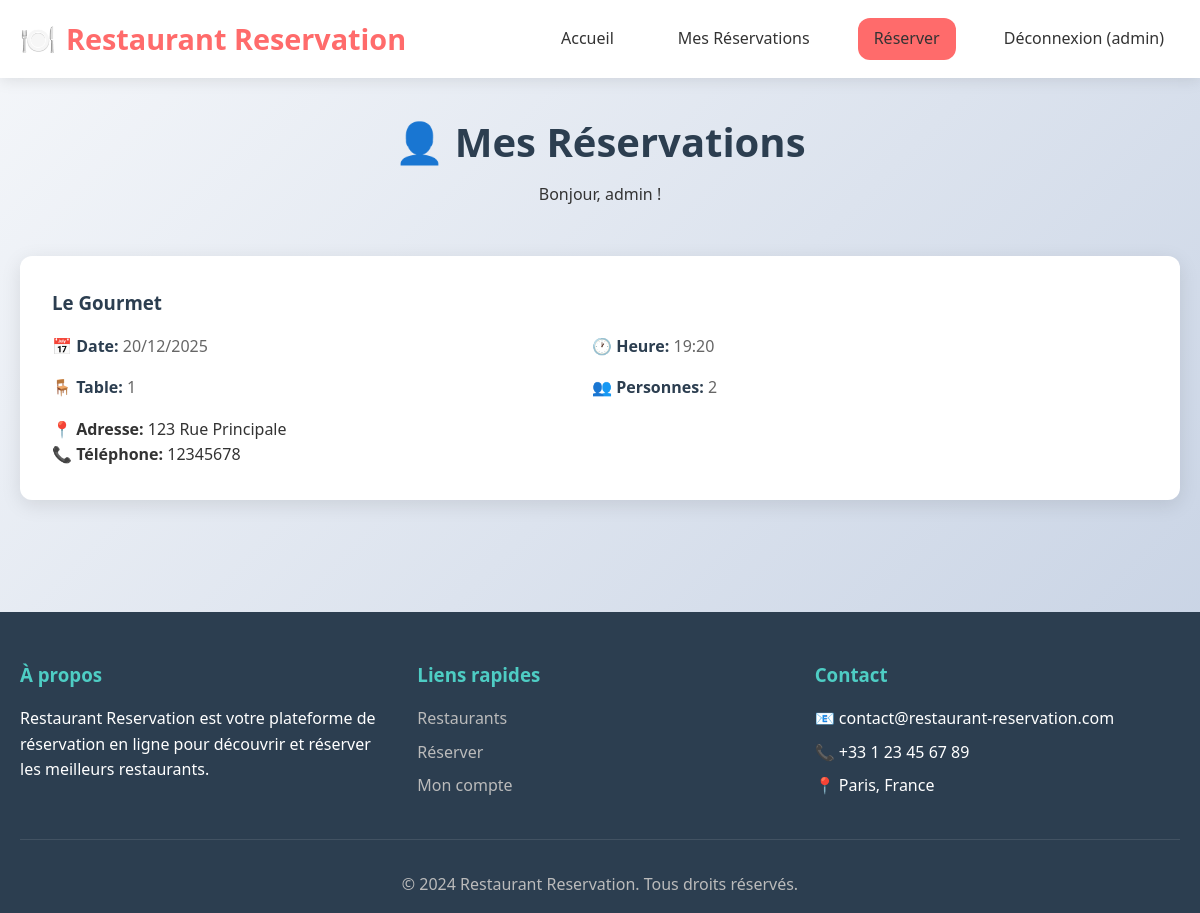
The page /dashboard/ (signed in) on the database its author committed.
### restaurant/models.py (models this page shows, shortened)
class Reservation(models.Model):
    STATUS_CHOICES = [
        ('pending', 'En attente'),
        ('confirmed', 'Confirmée'),
        ('cancelled', 'Annulée'),
        ('completed', 'Terminée'),
    ]
    user = models.ForeignKey(User, on_delete=models.CASCADE, related_name='reservations')
    table = models.ForeignKey(Table, on_delete=models.CASCADE, related_name='reservations')
    date = models.DateField()
    time = models.TimeField()
    status = models.CharField(max_length=20, choices=STATUS_CHOICES, default='pending')
    guests = models.IntegerField(default=2)
    special_requests = models.TextField(blank=True, null=True)
    created_at = models.DateTimeField(default=timezone.now)
    updated_at = models.DateTimeField(auto_now=True)
    class Meta:
        ordering = ['-date', '-time']

class Table(models.Model):
    restaurant = models.ForeignKey(Restaurant, on_delete=models.CASCADE, related_name='tables')
    number = models.IntegerField()
    capacity = models.IntegerField()
    is_available = models.BooleanField(default=True)
    class Meta:
        unique_together = ['restaurant', 'number']
        ordering = ['number']

class Restaurant(models.Model):
    name = models.CharField(max_length=100)
    address = models.CharField(max_length=200)
    phone = models.CharField(max_length=20)
    description = models.TextField(blank=True, null=True)
    image = models.URLField(blank=True, null=True, help_text="URL de l'image du restaurant")
    cuisine_type = models.CharField(max_length=50, blank=True, null=True)
    opening_time = models.TimeField(blank=True, null=True)
    closing_time = models.TimeField(blank=True, null=True)
    rating = models.DecimalField(max_digits=3, decimal_places=1, blank=True, null=True, default=4.5)
    created_at = models.DateTimeField(default=timezone.now)
    class Meta:
        ordering = ['-rating', 'name']

### restaurant/views.py (the view)
# urls.py: path('dashboard/', user_dashboard, name='user_dashboard'),
@login_required(login_url='login')
def user_dashboard(request):
    reservations = Reservation.objects.filter(user=request.user).select_related(
        'table', 'table__restaurant'
    ).order_by('-date', '-time')
    return render(request, 'restaurant/dashboard.html', {
        'reservations': reservations
    })

### restaurant/templates/restaurant/dashboard.html (shortened to what this page needs)
{% extends 'restaurant/base.html' %}
{% block content %}
<section class="dashboard">
    <div class="container">
        <div class="dashboard-header">
            <h1>👤 Mes Réservations</h1>
            <p>Bonjour, {{ user.get_full_name|default:user.username }} !</p>
        </div>
        {% if reservations %}
            <div class="reservations-list">
                {% for reservation in reservations %}
                <div class="reservation-card">
                    <div class="reservation-details">
                        <h3>{{ reservation.table.restaurant.name }}</h3>
                        <div class="reservation-info">
                            <div class="info-item">
                                <span>📅 <strong>Date:</strong> {{ reservation.date|date:"d/m/Y" }}</span>
                            </div>
                            <div class="info-item">
                                <span>🕐 <strong>Heure:</strong> {{ reservation.time|time:"H:i" }}</span>
                            </div>
                            <div class="info-item">
                                <span>🪑 <strong>Table:</strong> {{ reservation.table.number }}</span>
                            </div>
                            <div class="info-item">
                                <span>👥 <strong>Personnes:</strong> {{ reservation.guests }}</span>
                            </div>
                        </div>
                        <div style="margin-top: 1rem;">
                            <p><strong>📍 Adresse:</strong> {{ reservation.table.restaurant.address }}</p>
                            <p><strong>📞 Téléphone:</strong> {{ reservation.table.restaurant.phone }}</p>
                        </div>
                    </div>
                </div>
                {% endfor %}
            </div>
        {% endif %}
    </div>
</section>
{% endblock %}

### restaurant/templates/restaurant/base.html (shortened to what this page needs)
{% load static %}
<!DOCTYPE html>
<html lang="fr">
<head>
    <link rel="stylesheet" href="{% static 'restaurant/css/style.css' %}">
</head>
<body>
    <nav class="navbar">
        <div class="container">
            <a href="{% url 'restaurant_list' %}" class="navbar-brand">
                <span>🍽️</span> Restaurant Reservation
            </a>
            <ul class="navbar-menu">
                <li><a href="{% url 'restaurant_list' %}">Accueil</a></li>
                {% if user.is_authenticated %}
                    <li><a href="{% url 'user_dashboard' %}">Mes Réservations</a></li>
                    <li><a href="{% url 'make_reservation' %}" class="btn btn-primary">Réserver</a></li>
                    <li><a href="{% url 'logout' %}">Déconnexion ({{ user.username }})</a></li>
                {% else %}
                    <li><a href="{% url 'login' %}">Connexion</a></li>
                    <li><a href="{% url 'register' %}" class="btn btn-primary">S'inscrire</a></li>
                {% endif %}
            </ul>
        </div>
    </nav>
    <main>
        {% block content %}{% endblock %}
    </main>
    <footer class="footer">
        <div class="container">
            <div class="footer-content">
                <div class="footer-section">
                    <h3>À propos</h3>
                    <p>Restaurant Reservation est votre plateforme de réservation en ligne pour découvrir et réserver les meilleurs restaurants.</p>
                </div>
                <div class="footer-section">
                    <h3>Liens rapides</h3>
                    <ul>
                        <li><a href="{% url 'restaurant_list' %}">Restaurants</a></li>
                        <li><a href="{% url 'make_reservation' %}">Réserver</a></li>
                        {% if user.is_authenticated %}
                            <li><a href="{% url 'user_dashboard' %}">Mon compte</a></li>
                        {% endif %}
                    </ul>
                </div>
                <div class="footer-section">
                    <h3>Contact</h3>
                    <ul>
                        <li>📧 contact@restaurant-reservation.com</li>
                        <li>📞 +33 1 23 45 67 89</li>
                        <li>📍 Paris, France</li>
                    </ul>
                </div>
            </div>
            <div class="footer-bottom">
                <p>&copy; 2024 Restaurant Reservation. Tous droits réservés.</p>
            </div>
        </div>
    </footer>
</body>
</html>

### restaurant/static/restaurant/css/style.css (style rules this page uses)
:root { --primary-color: #ff6b6b; --secondary-color: #4ecdc4; --dark-color: #2c3e50; --light-color: #ecf0f1; --text-color: #333; --border-radius: 12px; --transition: all 0.3s ease; }
* { margin: 0; padding: 0; box-sizing: border-box; }
body { font-family: 'Segoe UI', Tahoma, Geneva, Verdana, sans-serif; line-height: 1.6; color: var(--text-color); background: linear-gradient(135deg, #f5f7fa 0%, #c3cfe2 100%); min-height: 100vh; }
.container { max-width: 1200px; margin: 0 auto; padding: 0 20px; }
.navbar { background: white; box-shadow: 0 2px 15px rgba(0,0,0,0.1); padding: 1rem 0; position: sticky; top: 0; z-index: 1000; }
.navbar .container { display: flex; justify-content: space-between; align-items: center; }
.navbar-brand { font-size: 1.8rem; font-weight: bold; color: var(--primary-color); text-decoration: none; display: flex; align-items: center; gap: 10px; }
.navbar-menu { display: flex; list-style: none; gap: 2rem; align-items: center; }
.navbar-menu a { text-decoration: none; color: var(--text-color); font-weight: 500; transition: var(--transition); padding: 0.5rem 1rem; border-radius: var(--border-radius); }
.btn { padding: 0.7rem 1.5rem; border: none; border-radius: var(--border-radius); cursor: pointer; font-size: 1rem; font-weight: 600; transition: var(--transition); text-decoration: none; display: inline-block; }
.btn-primary { background: var(--primary-color); color: white; }
.dashboard { padding: 2rem 0; }
.dashboard-header { text-align: center; margin-bottom: 3rem; }
.dashboard-header h1 { color: var(--dark-color); font-size: 2.5rem; margin-bottom: 0.5rem; }
.reservations-list { display: grid; gap: 1.5rem; }
.reservation-card { background: white; padding: 2rem; border-radius: var(--border-radius); box-shadow: 0 5px 20px rgba(0,0,0,0.1); display: grid; grid-template-columns: 1fr auto; gap: 2rem; align-items: center; transition: var(--transition); }
.reservation-details h3 { color: var(--dark-color); margin-bottom: 1rem; }
.reservation-info { display: grid; grid-template-columns: repeat(2, 1fr); gap: 1rem; margin-bottom: 1rem; }
.info-item { display: flex; align-items: center; gap: 0.5rem; color: #666; }
.info-item strong { color: var(--dark-color); }
.footer { background: var(--dark-color); color: white; padding: 3rem 0 1rem; margin-top: 5rem; }
.footer-content { display: grid; grid-template-columns: repeat(auto-fit, minmax(250px, 1fr)); gap: 2rem; margin-bottom: 2rem; }
.footer-section h3 { margin-bottom: 1rem; color: var(--secondary-color); }
.footer-section ul { list-style: none; }
.footer-section ul li { margin-bottom: 0.5rem; }
.footer-section a { color: #bbb; text-decoration: none; transition: var(--transition); }
.footer-bottom { text-align: center; padding-top: 2rem; border-top: 1px solid rgba(255,255,255,0.1); color: #bbb; }

### rows shown on the page
Reservation: table.restaurant.name "Le Gourmet", date "20/12/2025", time "19:20", table.number "1", guests "2", table.restaurant.address "123 Rue Principale", table.restaurant.phone "12345678"

### other values the page prints
{{ user.username }} "admin"
{{ user.get_full_name|default:user.username }} "admin"
